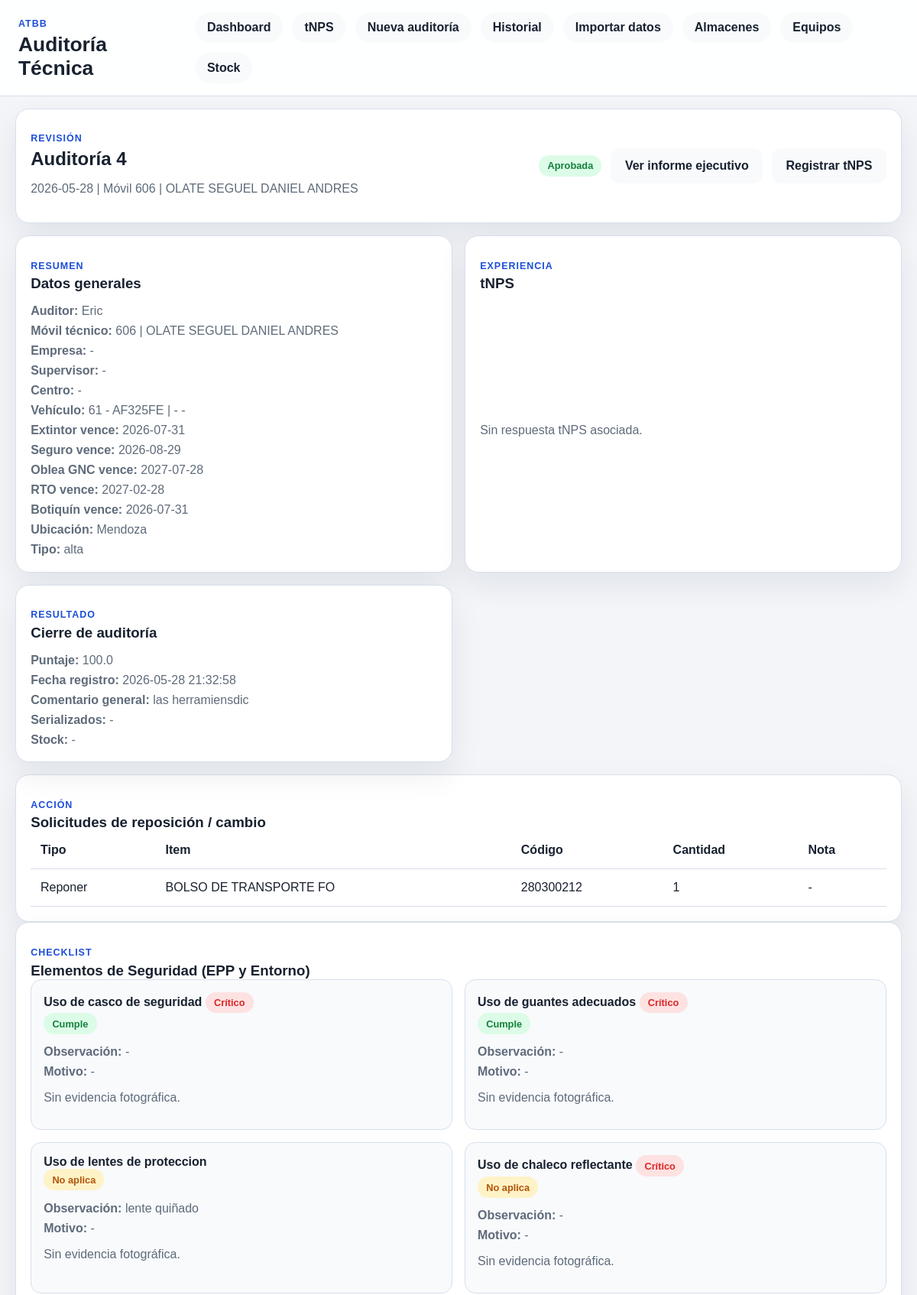
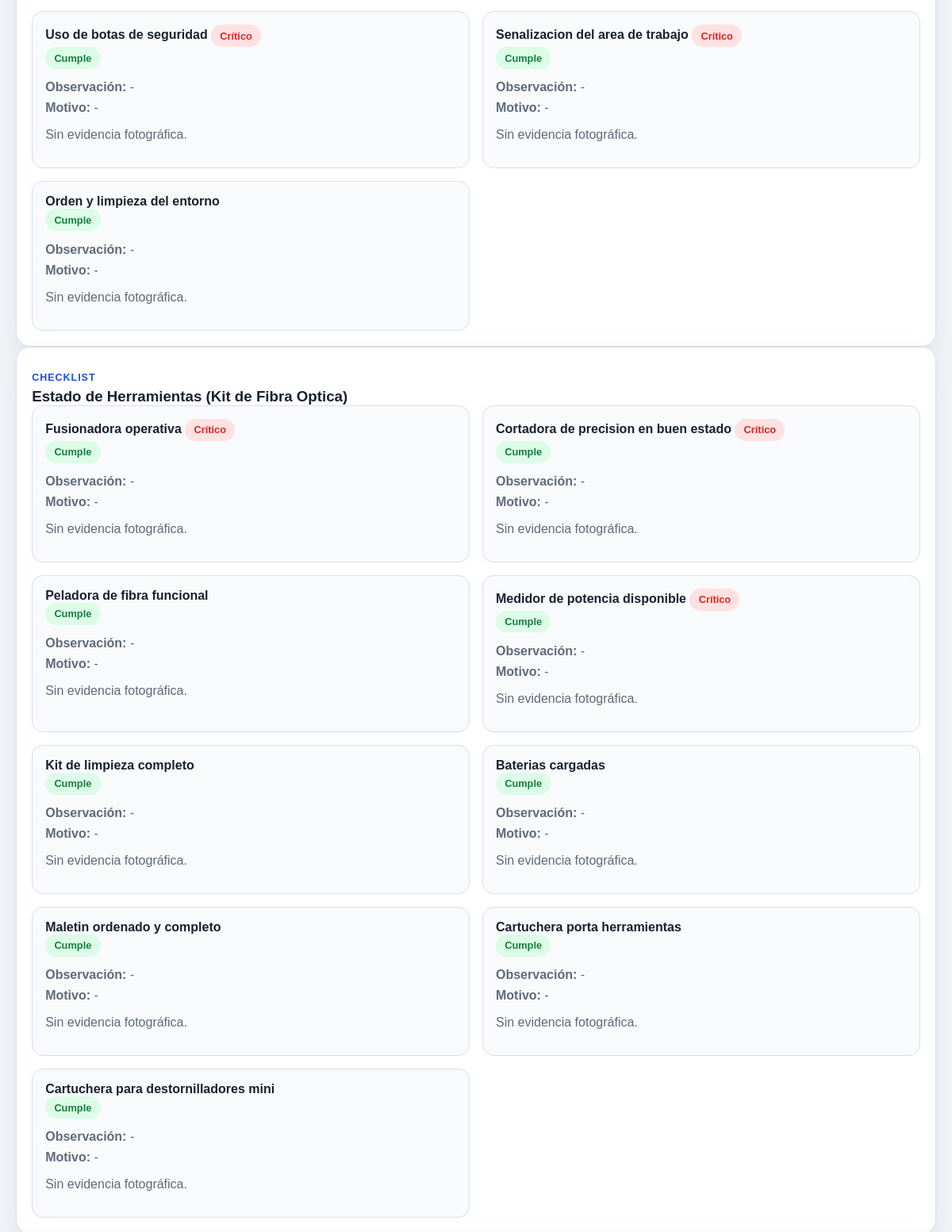
Screenshot of /audits/4 (upper part) with the database file from the repository (2 pictures, top to bottom).
### tables this page shows
CREATE TABLE "audits" (
            id INTEGER PRIMARY KEY AUTOINCREMENT,
            created_at TEXT NOT NULL DEFAULT CURRENT_TIMESTAMP,
            audit_date TEXT NOT NULL,
            auditor_name TEXT NOT NULL,
            auditor_signature_path TEXT,
            technician_signature_path TEXT,
            technician_display_name TEXT,
            technician_employee_code TEXT,
            location TEXT NOT NULL,
            installation_type TEXT NOT NULL,
            total_score REAL NOT NULL DEFAULT 0,
            result_status TEXT NOT NULL,
            general_notes TEXT,
            mobile_unit_id INTEGER,
            technician_id INTEGER,
            vehicle_id INTEGER NOT NULL, serialized_stock_status TEXT, serialized_stock_notes TEXT, material_stock_status TEXT, material_stock_notes TEXT,
            FOREIGN KEY (mobile_unit_id) REFERENCES mobile_units (id),
            FOREIGN KEY (technician_id) REFERENCES technicians (id),
            FOREIGN KEY (vehicle_id) REFERENCES vehicles (id)
        );

CREATE TABLE mobile_units (
            id INTEGER PRIMARY KEY AUTOINCREMENT,
            mobile_code TEXT NOT NULL UNIQUE,
            technician_id INTEGER,
            notes TEXT, user_name TEXT, warehouse_description TEXT, warehouse_type TEXT, is_enabled INTEGER NOT NULL DEFAULT 1,
            FOREIGN KEY (technician_id) REFERENCES technicians (id)
        );

CREATE TABLE vehicles (
            id INTEGER PRIMARY KEY AUTOINCREMENT,
            plate TEXT NOT NULL UNIQUE,
            brand TEXT NOT NULL,
            model TEXT NOT NULL
        , year INTEGER, status TEXT NOT NULL DEFAULT 'activo', assigned_employee_code TEXT, review_date TEXT, insurance_expiry TEXT, unit_number TEXT, odometer_km INTEGER, extinguisher_expiry TEXT, gnc_expiry TEXT, rto_expiry TEXT, botiquin_expiry TEXT);

CREATE TABLE audit_supply_requests (
            id INTEGER PRIMARY KEY AUTOINCREMENT,
            created_at TEXT NOT NULL DEFAULT CURRENT_TIMESTAMP,
            audit_id INTEGER NOT NULL,
            section_key TEXT NOT NULL,
            section_title TEXT NOT NULL,
            item_key TEXT NOT NULL,
            item_label TEXT NOT NULL,
            request_type TEXT NOT NULL,
            material_code TEXT NOT NULL,
            quantity INTEGER,
            notes TEXT,
            FOREIGN KEY (audit_id) REFERENCES audits (id)
        );

CREATE TABLE audit_items (
            id INTEGER PRIMARY KEY AUTOINCREMENT,
            audit_id INTEGER NOT NULL,
            section_key TEXT NOT NULL,
            section_title TEXT NOT NULL,
            item_key TEXT NOT NULL,
            item_label TEXT NOT NULL,
            status TEXT NOT NULL,
            is_critical INTEGER NOT NULL DEFAULT 0,
            notes TEXT, photo_path TEXT, non_compliance_reason TEXT,
            FOREIGN KEY (audit_id) REFERENCES audits (id)
        );

### app/routes.py (the view)
@main.route("/audits/<int:audit_id>")
def audit_detail(audit_id):
    audit = fetch_audit_detail(audit_id)
    if not audit:
        abort(404)
    items = fetch_audit_items(audit_id)
    grouped_items = build_grouped_audit_items(items)
    supply_requests = fetch_audit_supply_requests(audit_id)
    tnps_response = fetch_tnps_response_for_audit(audit_id)
    return render_template(
        "audit_detail.html",
        audit=audit,
        grouped_items=grouped_items,
        supply_requests=supply_requests,
        tnps_response=tnps_response,
    )

### app/templates/audit_detail.html (shortened to what this page needs)
{% extends "base.html" %}
{% block content %}
<section class="hero">
    <div>
        <p class="eyebrow">Revisión</p>
        <h2>Auditoría {{ audit["id"] }}</h2>
        <p class="hero-copy">
            {{ audit["audit_date"] }} | {% if audit["mobile_code"] %}Móvil {{ audit["mobile_code"] }} | {% endif %}{{ audit["technician_name"] }}
        </p>
    </div>
    <div class="hero-actions">
        <span class="badge badge-{{ audit['result_status']|lower|replace(' ', '-') }}">{{ audit["result_status"] }}</span>
        <a class="button button-secondary" href="{{ url_for('main.audit_report', audit_id=audit['id']) }}">Ver informe ejecutivo</a>
        <a class="button button-secondary" href="{{ url_for('main.tnps', audit_id=audit['id']) }}">
            {% if tnps_response %}
                Editar tNPS
            {% else %}
                Registrar tNPS
            {% endif %}
        </a>
    </div>
</section>
<section class="detail-grid">
    <article class="card info-card">
        <div class="section-heading">
            <div>
                <p class="eyebrow">Resumen</p>
                <h3>Datos generales</h3>
            </div>
        </div>
        <div class="info-list">
            <p><strong>Auditor:</strong> {{ audit["auditor_name"] }}</p>
            <p><strong>Móvil técnico:</strong> {% if audit["mobile_code"] %}{{ audit["mobile_code"] }} | {% endif %}{{ audit["technician_name"] }}{% if audit["employee_code"] %} | {{ audit["employee_code"] }}{% endif %}</p>
            <p><strong>Empresa:</strong> {{ audit["technician_company"] or "-" }}</p>
            <p><strong>Supervisor:</strong> {{ audit["technician_supervisor"] or "-" }}</p>
            <p><strong>Centro:</strong> {{ audit["technician_center"] or "-" }}</p>
            <p><strong>Vehículo:</strong>
                {% if audit["vehicle_plate"] %}
                    {% if audit["vehicle_unit_number"] %}{{ audit["vehicle_unit_number"] }} - {% endif %}{{ audit["vehicle_plate"] }}
                    | {{ audit["vehicle_brand"] }} {{ audit["vehicle_model"] }}
                {% else %}
                    -
                {% endif %}
            </p>
            <p><strong>Extintor vence:</strong> {{ audit["vehicle_extinguisher_expiry"] or "-" }}</p>
            <p><strong>Seguro vence:</strong> {{ audit["vehicle_insurance_expiry"] or "-" }}</p>
            <p><strong>Oblea GNC vence:</strong> {{ audit["vehicle_gnc_expiry"] or "-" }}</p>
            <p><strong>RTO vence:</strong> {{ audit["vehicle_rto_expiry"] or "-" }}</p>
            <p><strong>Botiquín vence:</strong> {{ audit["vehicle_botiquin_expiry"] or "-" }}</p>
            <p><strong>Ubicación:</strong> {{ audit["location"] }}</p>
            <p><strong>Tipo:</strong> {{ audit["installation_type"] }}</p>
        </div>
    </article>
    <article class="card info-card">
        <div class="section-heading">
            <div>
                <p class="eyebrow">Experiencia</p>
                <h3>tNPS</h3>
            </div>
        </div>
        <div class="info-list">
            {% if tnps_response %}
                <p>
                    <strong>Puntaje:</strong>
                    {{ tnps_response["score"] }}/10 -
                    {% if tnps_response["score"] >= 9 %}
                        Excelente
                    {% elif tnps_response["score"] >= 7 %}
                        Buena
                    {% elif tnps_response["score"] >= 5 %}
                        Regular
                    {% elif tnps_response["score"] >= 3 %}
                        Mala
                    {% else %}
                        Muy mala
                    {% endif %}
                    ({% if tnps_response["score"] >= 9 %}Promotor{% elif tnps_response["score"] >= 7 %}Pasivo{% else %}Detractor{% endif %})
                </p>
                <p><strong>Fecha respuesta:</strong> {{ tnps_response["response_date"] }}</p>
                <p><strong>Cliente:</strong> {{ tnps_response["customer_name"] or "-" }}</p>
                <p><strong>Comentario:</strong> {{ tnps_response["comment"] or "-" }}</p>
                <p>
                    <strong>Detalle:</strong>
                    Coord. {{ tnps_response["booking_ease_score"] or "-" }}/10
                    | Punt. {{ tnps_response["punctuality_score"] or "-" }}/10
                    | Claridad {{ tnps_response["communication_clarity_score"] or "-" }}/10
                    | Resuelto
                    {% if tnps_response["issue_resolved_first_visit"] is none %}
                        -
                    {% elif tnps_response["issue_resolved_first_visit"] %}
                        Sí
                    {% else %}
                        No
                    {% endif %}
                </p>
            {% else %}
                <p class="empty-state">Sin respuesta tNPS asociada.</p>
            {% endif %}
        </div>
    </article>
    <article class="card info-card">
        <div class="section-heading">
            <div>
                <p class="eyebrow">Resultado</p>
                <h3>Cierre de auditoría</h3>
            </div>
        </div>
        <div class="info-list">
            <p><strong>Puntaje:</strong> {{ audit["total_score"] }}</p>
            <p><strong>Fecha registro:</strong> {{ audit["created_at"] }}</p>
            <p><strong>Comentario general:</strong> {{ audit["general_notes"] or "-" }}</p>
            <p>
                <strong>Serializados:</strong>
                {% if audit["serialized_stock_status"] == "ok" %}
                    Completo
                {% elif audit["serialized_stock_status"] == "missing" %}
                    Faltan
                {% elif audit["serialized_stock_status"] == "not_checked" %}
                    No revisado
                {% else %}
                    -
                {% endif %}
            </p>
            <p>
                <strong>Stock:</strong>
                {% if audit["material_stock_status"] == "ok" %}
                    Completo
                {% elif audit["material_stock_status"] == "missing" %}
                    Faltan
                {% elif audit["material_stock_status"] == "not_checked" %}
                    No revisado
                {% else %}
                    -
                {% endif %}
            </p>
        </div>
    </article>
</section>
<section class="card table-card">
    <div class="section-heading">
        <div>
            <p class="eyebrow">Acción</p>
            <h3>Solicitudes de reposición / cambio</h3>
        </div>
    </div>
    {% if supply_requests %}
        <div class="table-wrap">
            <table>
                <thead>
                    <tr>
                        <th>Tipo</th>
                        <th>Item</th>
                        <th>Código</th>
                        <th>Cantidad</th>
                        <th>Nota</th>
                    </tr>
                </thead>
                <tbody>
                    {% for req in supply_requests %}
                        <tr>
                            <td>{{ req["request_type"]|capitalize }}</td>
                            <td>{{ req["item_label"] }}</td>
                            <td>{{ req["material_code"] }}</td>
                            <td>{{ req["quantity"] if req["quantity"] is not none else "-" }}</td>
                            <td>{{ req["notes"] or "-" }}</td>
                        </tr>
                    {% endfor %}
                </tbody>
            </table>
        </div>
    {% else %}
        <p class="empty-state">No se registraron solicitudes de herramientas o materiales.</p>
    {% endif %}
</section>
{% for section_title, items in grouped_items.items() %}
    <section class="card table-card">
        <div class="section-heading">
            <div>
                <p class="eyebrow">Checklist</p>
                <h3>{{ section_title }}</h3>
            </div>
        </div>
        <div class="audit-detail-grid">
            {% for item in items %}
                <article class="checklist-item">
                    <div class="checklist-header">
                        <div>
                            <strong>{{ item["item_label"] }}</strong>
                            {% if item["is_critical"] %}
                                <span class="critical-chip">Crítico</span>
                            {% endif %}
                        </div>
                        <span class="badge badge-{{ item['status']|replace('_', '-') }}">
                            {% if item["status"] == "cumple" %}Cumple{% elif item["status"] == "conforme" %}Conforme{% elif item["status"] == "no_cumple" %}No cumple{% elif item["status"] == "nc_menor" %}No conformidad menor{% elif item["status"] == "nc_mayor" %}No conformidad Mayor{% else %}No aplica{% endif %}
                        </span>
                    </div>
                    <div class="info-list">
                        <p><strong>Observación:</strong> {{ item["notes"] or "-" }}</p>
                        <p><strong>Motivo:</strong>
                            {% if item["status"] == "no_cumple" %}
                                {{ item["non_compliance_reason"]|replace('_', ' ')|capitalize if item["non_compliance_reason"] else "-" }}
                            {% else %}
                                -
                            {% endif %}
                        </p>
                    </div>
                    {% if item["photo_path"] %}
                        <div class="evidence-block">
                            <strong>Evidencia</strong>
                            <a class="table-link" href="{{ url_for('static', filename=item['photo_path']) }}" target="_blank">Abrir foto</a>
                            <img src="{{ url_for('static', filename=item['photo_path']) }}" alt="Evidencia de {{ item['item_label'] }}" class="evidence-image">
                        </div>
                    {% else %}
                        <p class="empty-state">Sin evidencia fotográfica.</p>
                    {% endif %}
                </article>
            {% endfor %}
        </div>
    </section>
{% endfor %}
{% endblock %}

### rows the page displays
audits: id "4", audit_date "2026-05-28", result_status "Aprobada", auditor_name "Eric", location "Mendoza", installation_type "alta", total_score "100.0", general_notes "las herramiensdic"
mobile_units: mobile_code "606"
vehicles: vehicle_unit_number "61", vehicle_plate "AF325FE", vehicle_brand "-", vehicle_model "-", extinguisher_expiry "2026-07-31", insurance_expiry "2026-08-29", gnc_expiry "2027-07-28", rto_expiry "2027-02-28", botiquin_expiry "2026-07-31"
audit_supply_requests: request_type "Reponer", item_label "BOLSO DE TRANSPORTE FO", material_code "280300212", quantity "1", req "-"
audit_items: section_title "Elementos de Seguridad (EPP y Entorno)", item_label "Uso de casco de seguridad", is_critical "Crítico", status "Cumple", item "-"
audit_items: item_label "Uso de guantes adecuados", is_critical "Crítico", status "Cumple", item "-"
audit_items: item_label "Uso de lentes de proteccion", status "No aplica", notes "lente quiñado"
audit_items: item_label "Uso de chaleco reflectante", is_critical "Crítico", status "No aplica", item "-"
audit_items: item_label "Uso de botas de seguridad", is_critical "Crítico", status "Cumple", item "-"
audit_items: item_label "Senalizacion del area de trabajo", is_critical "Crítico", status "Cumple", item "-"
audit_items: item_label "Orden y limpieza del entorno", status "Cumple", item "-"
audit_items: section_title "Estado de Herramientas (Kit de Fibra Optica)", item_label "Fusionadora operativa", is_critical "Crítico", status "Cumple", item "-"
audit_items: item_label "Cortadora de precision en buen estado", is_critical "Crítico", status "Cumple", item "-"
audit_items: item_label "Peladora de fibra funcional", status "Cumple", item "-"
audit_items: item_label "Medidor de potencia disponible", is_critical "Crítico", status "Cumple", item "-"
audit_items: item_label "Kit de limpieza completo", status "Cumple", item "-"
audit_items: item_label "Baterias cargadas", status "Cumple", item "-"
audit_items: item_label "Maletin ordenado y completo", status "Cumple", item "-"
audit_items: item_label "Cartuchera porta herramientas", status "Cumple", item "-"
audit_items: item_label "Cartuchera para destornilladores mini", status "Cumple", item "-"

### other values shown
{{ audit["technician_name"] }} "OLATE SEGUEL DANIEL ANDRES"
{{ audit["technician_company"] or "-" }} "-"
{{ audit["technician_supervisor"] or "-" }} "-"
{{ audit["technician_center"] or "-" }} "-"
{{ audit["created_at"] }} "2026-05-28 21:32:58"
